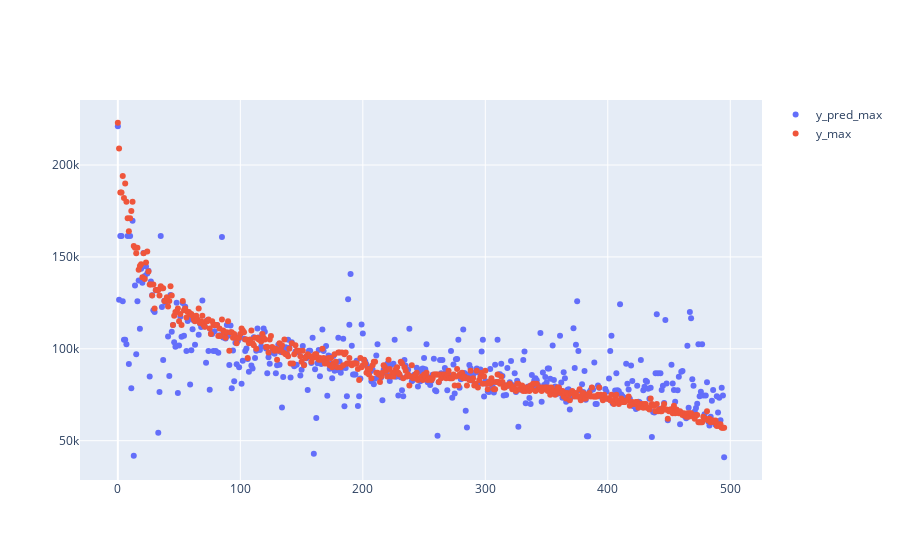

The code cell stored with this chart in its notebook:
### Code cell
import plotly.graph_objects as go


fig = go.Figure()

# Add traces

fig.add_trace(go.Scatter(x=np.arange(0,496), y=y_pred_com['y_pred_max'],
                    mode='markers',
                    name='y_pred_max'))
fig.add_trace(go.Scatter(x=np.arange(0,496), y=y_pred_com['y_max'],
                    mode='markers',
                    name='y_max'))
fig.show()

### Figure 1 — Plotly figure (JSON) as saved in the notebook; plotly's stock layout.template omitted (floating-point values rounded to 4 significant figures; data arrays with more than 128 entries replaced by an {"elided": "..."} marker saying what was removed)
{"data": [{"mode": "markers", "name": "y_pred_max", "type": "scatter", "x": {"elided": "496 int values"}, "y": {"elided": "506 float values"}}, {"mode": "markers", "name": "y_max", "type": "scatter", "x": {"elided": "496 int values"}, "y": {"elided": "506 int values"}}], "layout": {}}
